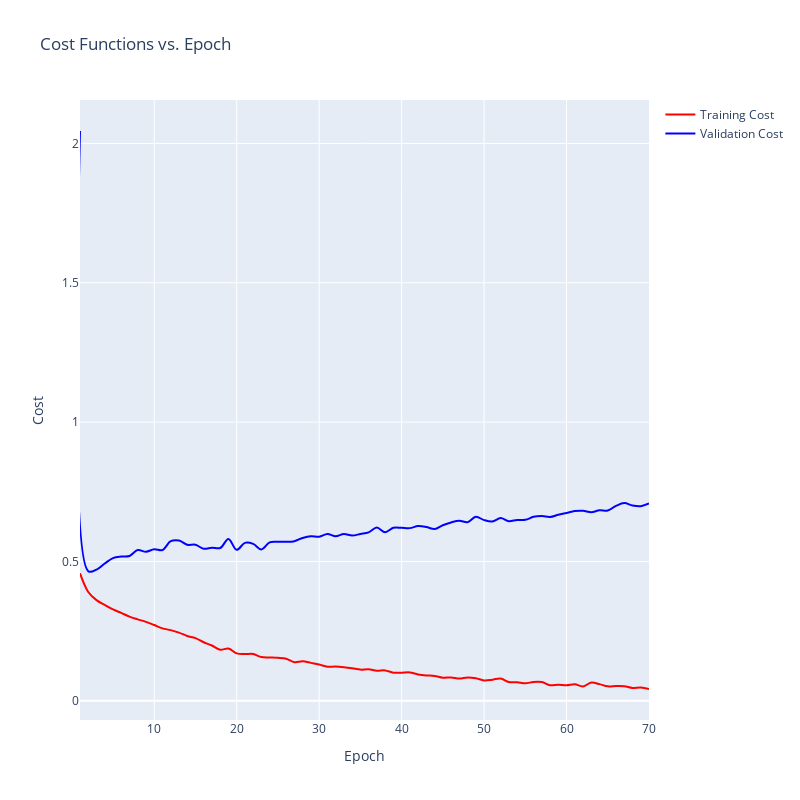

Notebook code for this chart:
### Code cell
fig = go.Figure(data=go.Line(
    x=np.array(list(range(300)))+1,
    y=losses,
    name='Training Cost',
    mode='lines',
    line_shape='spline',
    marker=dict(
        color = 'red'
    )
))

fig.add_trace(go.Line(
    x=np.array(list(range(300)))+1,
    y=losses_val,
    name='Validation Cost',
    mode='lines',
    line_shape='spline',
    marker=dict(
        color = 'blue'
    )
))

fig.update_layout(height=800, width=800,
                  showlegend=True,
                  title='Cost Functions vs. Epoch',
                  xaxis_title='Epoch',
                  yaxis_title='Cost')


fig.show()

### Figure 1 — Plotly figure (JSON) as saved in the notebook; plotly's stock layout.template omitted (floating-point values rounded to 4 significant figures; data arrays with more than 128 entries replaced by an {"elided": "..."} marker saying what was removed)
{"data": [{"line": {"shape": "spline"}, "marker": {"color": "red"}, "mode": "lines", "name": "Training Cost", "type": "scatter", "x": {"elided": "300 int values"}, "y": [0.4574, 0.3905, 0.3614, 0.3441, 0.3279, 0.3156, 0.3019, 0.2922, 0.2833, 0.272, 0.2599, 0.2537, 0.2448, 0.2326, 0.225, 0.2102, 0.1986, 0.1832, 0.1877, 0.1703, 0.1678, 0.1678, 0.1569, 0.1556, 0.1543, 0.1511, 0.1385, 0.1415, 0.1361, 0.1303, 0.1223, 0.1228, 0.1205, 0.1168, 0.112, 0.113, 0.1077, 0.1092, 0.101, 0.101, 0.1018, 0.09466, 0.09106, 0.08928, 0.08297, 0.08402, 0.08011, 0.08383, 0.08114, 0.07303, 0.07578, 0.08022, 0.06727, 0.06677, 0.06267, 0.06792, 0.0676, 0.05612, 0.05781, 0.05541, 0.05909, 0.05127, 0.06589, 0.05995, 0.05184, 0.05314, 0.05251, 0.04607, 0.04773, 0.04239]}, {"line": {"shape": "spline"}, "marker": {"color": "blue"}, "mode": "lines", "name": "Validation Cost", "type": "scatter", "x": {"elided": "300 int values"}, "y": [2.045, 0.4652, 0.4709, 0.4927, 0.5121, 0.5176, 0.5197, 0.5412, 0.5347, 0.5437, 0.5407, 0.5727, 0.5752, 0.5602, 0.5599, 0.5456, 0.5492, 0.5483, 0.5803, 0.5417, 0.5666, 0.563, 0.5432, 0.5687, 0.5705, 0.5705, 0.5728, 0.5844, 0.5907, 0.589, 0.5985, 0.5905, 0.5985, 0.5929, 0.5985, 0.6043, 0.6217, 0.6046, 0.6208, 0.6207, 0.6197, 0.627, 0.6234, 0.6162, 0.6299, 0.6401, 0.6463, 0.6408, 0.6604, 0.6484, 0.6434, 0.6557, 0.6446, 0.6491, 0.6494, 0.6601, 0.6627, 0.6597, 0.6676, 0.6742, 0.681, 0.6819, 0.6763, 0.6836, 0.6827, 0.6995, 0.7096, 0.7009, 0.6985, 0.708]}], "layout": {"height": 800, "showlegend": true, "title": {"text": "Cost Functions vs. Epoch"}, "width": 800, "xaxis": {"title": {"text": "Epoch"}}, "yaxis": {"title": {"text": "Cost"}}}}
